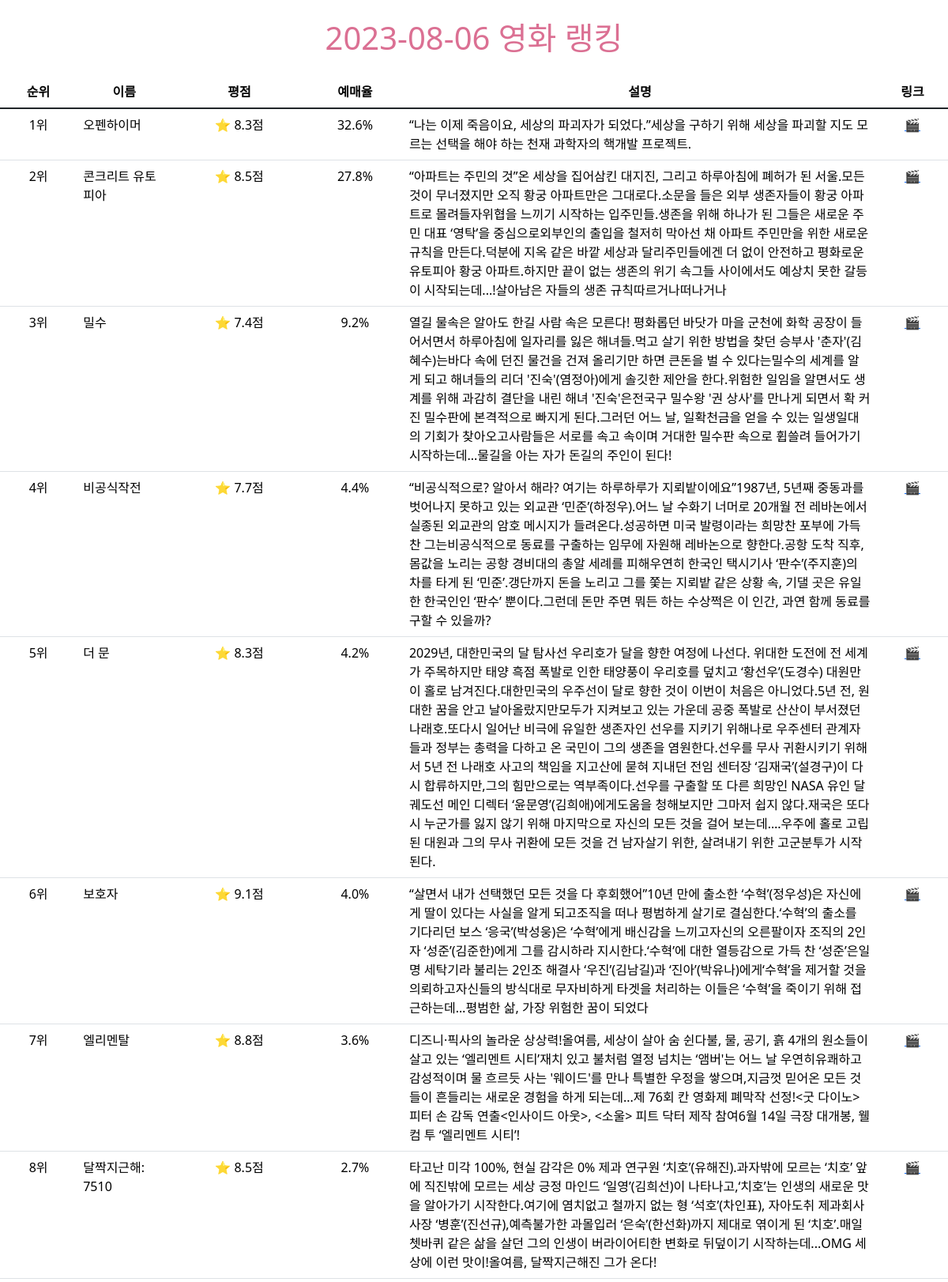
Page /ranking/2023-08-06/ (upper part) on the committed database.
### tables this page shows
CREATE TABLE rankings(
  id INTEGER PRIMARY KEY AUTOINCREMENT,
  movie_id INTEGER,
  ranking INTEGER,
  rating FLOAT,
  reservation_rate FLOAT,
  create_date TIMESTAMP,

  FOREIGN KEY ("movie_id")
  REFERENCES movies (id));

CREATE TABLE movies(
  id INTEGER PRIMARY KEY AUTOINCREMENT,
  title VARCHAR(200) NOT NULL,
  link VARCHAR(200),
  summary VARCHAR(200)
  );

### app.py (the view)
@app.route('/ranking/<date>/')
def ranking(date):
    db.connect_to_row()
    sql = f'SELECT * FROM rankings R, movies M WHERE R.movie_id = M.id AND R.create_date LIKE "{date}"'
    db.execute_query(sql)
    movies = db.fetch_all()
    db.close_connection()
    return render_template('ranking.html', date=date, movies=movies)

### database/db_controller.py (called while the page is built)
    def connect_to_row(self):
        self.conn = sqlite3.connect('movies.sqlite', check_same_thread=False)
        self.conn.row_factory = sqlite3.Row
        self.cursor = self.conn.cursor()

    def execute_query(self, query, params=None):
        if params is None:
            self.cursor.execute(query)
        else:
            self.cursor.execute(query, params)

    def fetch_all(self):
        return self.cursor.fetchall()

    def close_connection(self):
        if self.cursor:
            self.cursor.close()
        if self.conn:
            self.conn.close()

### templates/ranking.html (shortened to what this page needs)
{% extends 'layout.html' %}
{% block content %}
  <h1 style="text-align: center; margin: 1.5rem; color: palevioletred;">{{ date }} 영화 랭킹</h1>
  <table class="table">
    <thead>
      <tr align="center">
        <th scope="col">순위</th>
        <th scope="col">이름</th>
        <th scope="col">평점</th>
        <th scope="col">예매율</th>
        <th scope="col">설명</th>
        <th scope="col">링크</th>
      </tr>
    </thead>
    <tbody class="table-group-divider">
      {% for movie in movies %}
        <tr>
          <td scope="row" style="text-align: center;">{{ movie['ranking'] }}위</td>
          <td width="10%">{{ movie['title'] }}</td>
          <td style="text-align: center;">⭐️ {{ movie['rating'] }}점</td>
          <td style="text-align: center;">{{ movie['reservation_rate'] }}%</td>
          <td width="50%">{{ movie['summary'] }}</td>
          <td style="text-align: center;">
            <a href="{{ movie['link'] }}">🎬</a>
          </td>
        </tr>
      {% endfor %}
    </tbody>
  </table>
{% endblock %}

### rows in the picture
rankings: ranking "1", title "오펜하이머", rating "8.3", reservation_rate "32.6", summary "“나는 이제 죽음이요, 세상의 파괴자가 되었다.”세상을 구하기 위해 세상을 파괴할 지도 모르는 선택을 해야 하는 천재 과학자의 핵개발 프로젝트."
rankings: ranking "2", title "콘크리트 유토피아", rating "8.5", reservation_rate "27.8", summary "“아파트는 주민의 것”온 세상을 집어삼킨 대지진, 그리고 하루아침에 폐허가 된 서울.모든 것이 무너졌지만 오직 황궁 아파트만은 그대로다.소문을 들은 외부 생존자들이 황궁 아파트로 몰려들자위협을 느끼기 시작하는 입주민들.생존을 위해 하나가 된 그들은 새로운 주민 대표 ‘영탁’을 중심으로외부인의 출입을 철저히 막아선 채 아파트 주민만을 위한 새로운 규칙을 만든다.덕분에 지옥 같은 바깥 세상과 달리주민들에겐 더 없이 안전하고 평화로운 유토피아 황궁 아파트.하지만 끝이 없는 생존의 위기 속그들 사이에서도 예상치 못한 갈등이 시작되는데...!살아남은 자들의 생존 규칙따르거나떠나거나"
rankings: ranking "3", title "밀수", rating "7.4", reservation_rate "9.2", summary "열길 물속은 알아도 한길 사람 속은 모른다! 평화롭던 바닷가 마을 군천에 화학 공장이 들어서면서 하루아침에 일자리를 잃은 해녀들.먹고 살기 위한 방법을 찾던 승부사 '춘자'(김혜수)는바다 속에 던진 물건을 건져 올리기만 하면 큰돈을 벌 수 있다는밀수의 세계를 알게 되고 해녀들의 리더 '진숙'(염정아)에게 솔깃한 제안을 한다.위험한 일임을 알면서도 생계를 위해 과감히 결단을 내린 해녀 '진숙'은전국구 밀수왕 '권 상사'를 만나게 되면서 확 커진 밀수판에 본격적으로 빠지게 된다.그러던 어느 날, 일확천금을 얻을 수 있는 일생일대의 기회가 찾아오고사람들은 서로를 속고 속이며 거대한 밀수판 속으로 휩쓸려 들어가기 시작하는데...물길을 아는 자가 돈길의 주인이 된다!"
rankings: ranking "4", title "비공식작전", rating "7.7", reservation_rate "4.4", summary "“비공식적으로? 알아서 해라? 여기는 하루하루가 지뢰밭이에요”1987년, 5년째 중동과를 벗어나지 못하고 있는 외교관 ‘민준’(하정우).어느 날 수화기 너머로 20개월 전 레바논에서 실종된 외교관의 암호 메시지가 들려온다.성공하면 미국 발령이라는 희망찬 포부에 가득 찬 그는비공식적으로 동료를 구출하는 임무에 자원해 레바논으로 향한다.공항 도착 직후, 몸값을 노리는 공항 경비대의 총알 세례를 피해우연히 한국인 택시기사 ‘판수’(주지훈)의 차를 타게 된 ‘민준’.갱단까지 돈을 노리고 그를 쫓는 지뢰밭 같은 상황 속, 기댈 곳은 유일한 한국인인 ‘판수’ 뿐이다.그런데 돈만 주면 뭐든 하는 수상쩍은 이 인간, 과연 함께 동료를 구할 수 있을까?"
rankings: ranking "5", title "더 문", rating "8.3", reservation_rate "4.2", summary "2029년, 대한민국의 달 탐사선 우리호가 달을 향한 여정에 나선다. 위대한 도전에 전 세계가 주목하지만 태양 흑점 폭발로 인한 태양풍이 우리호를 덮치고 ‘황선우’(도경수) 대원만이 홀로 남겨진다.대한민국의 우주선이 달로 향한 것이 이번이 처음은 아니었다.5년 전, 원대한 꿈을 안고 날아올랐지만모두가 지켜보고 있는 가운데 공중 폭발로 산산이 부서졌던 나래호.또다시 일어난 비극에 유일한 생존자인 선우를 지키기 위해나로 우주센터 관계자들과 정부는 총력을 다하고 온 국민이 그의 생존을 염원한다.선우를 무사 귀환시키기 위해서 5년 전 나래호 사고의 책임을 지고산에 묻혀 지내던 전임 센터장 ‘김재국’(설경구)이 다시 합류하지만,그의 힘만으로는 역부족이다.선우를 구출할 또 다른 희망인 NASA 유인 달 궤도선 메인 디렉터 ‘윤문영’(김희애)에게도움을 청해보지만 그마저 쉽지 않다.재국은 또다시 누군가를 잃지 않기 위해 마지막으로 자신의 모든 것을 걸어 보는데….우주에 홀로 고립된 대원과 그의 무사 귀환에 모든 것을 건 남자살기 위한, 살려내기 위한 고군분투가 시작된다."
rankings: ranking "6", title "보호자", rating "9.1", reservation_rate "4.0", summary "“살면서 내가 선택했던 모든 것을 다 후회했어”10년 만에 출소한 ‘수혁’(정우성)은 자신에게 딸이 있다는 사실을 알게 되고조직을 떠나 평범하게 살기로 결심한다.‘수혁’의 출소를 기다리던 보스 ‘응국’(박성웅)은 ‘수혁’에게 배신감을 느끼고자신의 오른팔이자 조직의 2인자 ‘성준’(김준한)에게 그를 감시하라 지시한다.‘수혁’에 대한 열등감으로 가득 찬 ‘성준’은일명 세탁기라 불리는 2인조 해결사 ‘우진’(김남길)과 ‘진아’(박유나)에게‘수혁’을 제거할 것을 의뢰하고자신들의 방식대로 무자비하게 타겟을 처리하는 이들은 ‘수혁’을 죽이기 위해 접근하는데…평범한 삶, 가장 위험한 꿈이 되었다"
rankings: ranking "7", title "엘리멘탈", rating "8.8", reservation_rate "3.6", summary "디즈니·픽사의 놀라운 상상력!올여름, 세상이 살아 숨 쉰다불, 물, 공기, 흙 4개의 원소들이 살고 있는 ‘엘리멘트 시티’재치 있고 불처럼 열정 넘치는 ‘앰버'는 어느 날 우연히유쾌하고 감성적이며 물 흐르듯 사는 '웨이드'를 만나 특별한 우정을 쌓으며,지금껏 믿어온 모든 것들이 흔들리는 새로운 경험을 하게 되는데...제 76회 칸 영화제 폐막작 선정!<굿 다이노> 피터 손 감독 연출<인사이드 아웃>, <소울> 피트 닥터 제작 참여6월 14일 극장 대개봉, 웰컴 투 ‘엘리멘트 시티’!"
rankings: ranking "8", title "달짝지근해: 7510", rating "8.5", reservation_rate "2.7", summary "타고난 미각 100%, 현실 감각은 0% 제과 연구원 ‘치호’(유해진).과자밖에 모르는 ‘치호’ 앞에 직진밖에 모르는 세상 긍정 마인드 ‘일영’(김희선)이 나타나고,‘치호’는 인생의 새로운 맛을 알아가기 시작한다.여기에 염치없고 철까지 없는 형 ‘석호’(차인표), 자아도취 제과회사 사장 ‘병훈’(진선규),예측불가한 과몰입러 ‘은숙’(한선화)까지 제대로 엮이게 된 ‘치호’.매일 쳇바퀴 같은 삶을 살던 그의 인생이 버라이어티한 변화로 뒤덮이기 시작하는데...OMG 세상에 이런 맛이!올여름, 달짝지근해진 그가 온다!"

### other values in the picture
{{ date }} "2023-08-06"
